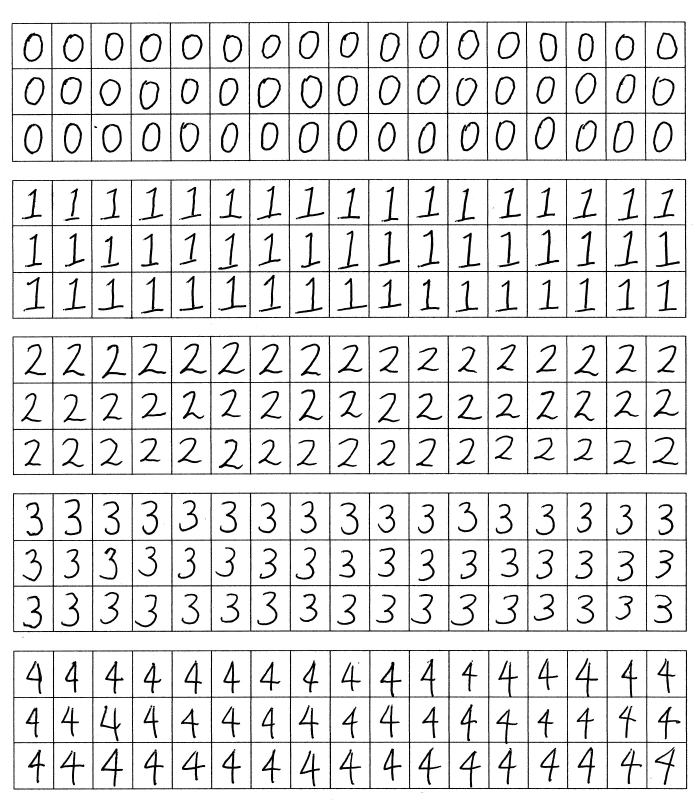
#> input picture data/raw/1_1.jpg, 2098 x 2423 px (shown at 1/3 size); its folder holds 2 pictures in this run
$ python preprocessing.py data/raw data/raw/1_2.jpg
#> lines starting #> are read from the running program, lines starting #| are printed output that depends on the picture
### classes/DigitCustomConvolution.py
###############################################################################################################
#                                                                                                             #
#   This file contains the class DigitCustomConvolution which is used to parse the specimens of               #
#   handwritten digits                                                                                        #
#                                                                                                             #
###############################################################################################################

import cv2
from os import listdir
from os.path import isfile, join


def get_labels(file_name, labels_dict):
    """
    Static function that chooses labels from a dict and raises exception if filenames are invalid
    :param file_name:
    :param labels_dict:
    :return:
    """
    if "_" not in file_name:
        raise Exception(f"File name {file_name} found in folder path has an invalid name. Valid file name follow "
                        f"<identifier>_(1|2).<extension>, it's a 1 if has the samples from 0-4 and 2 if has the "
                        f"samples from  5-9")
    split_name = file_name.split("_")
    if len(split_name) < 2 or split_name[1].split(".")[0] not in ["1", "2"]:
        raise Exception(f"File name {file_name} found in folder path has an invalid name. Valid file name follow "
                        f"<identifier>_(1|2).<extension>, it's a 1 if has the samples from 0-4 and 2 if has the "
                        f"samples from  5-9")

    return labels_dict[split_name[1].split(".")[0]]


class DigitCustomConvolution:
    """
    This class is used to parse the digits into more usable images
    """

    def __init__(self):
        """
        Constructor that initializes the attributes of the class
        """
        self.layers = []
        self.current_batch = []
        self.exported_images = 0
        self.output_folder = ""

    def add(self, layer_fun):
        """
        Method that adds a layer to the layer stack
        :param layer_fun: function that receives an image
        """
        self.layers.append(layer_fun)

    def load_batch(self, folder_path, labels_dict):
        """
        Method that loads all the imagen within the folder path and adds their respective labels
        :param folder_path: path to the folder containing the images
        :param labels_dict: dictionary containing the labels
        """
#> called with folder_path = 'data/raw'
        file_names = [f for f in listdir(folder_path) if isfile(join(folder_path, f))]
        print(file_names)
        for file_name in file_names:
            file_path = join(folder_path, file_name)
            image = cv2.imread(file_path, cv2.IMREAD_GRAYSCALE)
#> image is the input picture: shape (2423, 2098); min 0, max 255, mean 229.3
            image = cv2.bitwise_not(image)
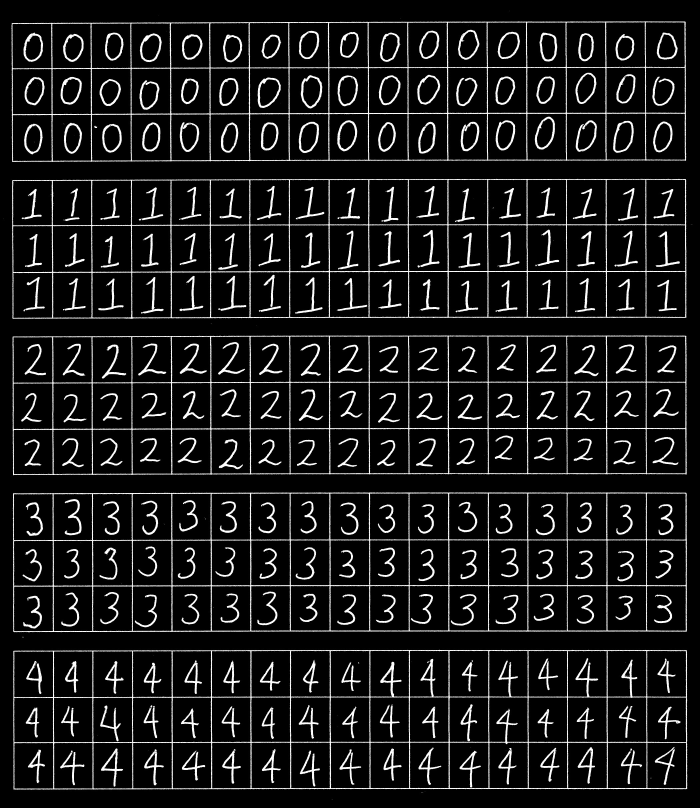
#> image: shape (2423, 2098) (shown at 1/3 size); min 0, max 255, mean 25.7
            labels = get_labels(file_name, labels_dict)
            self.current_batch.append((image, labels))
#> pass 2 of the loop in load_batch, `for file_name in file_names:`:
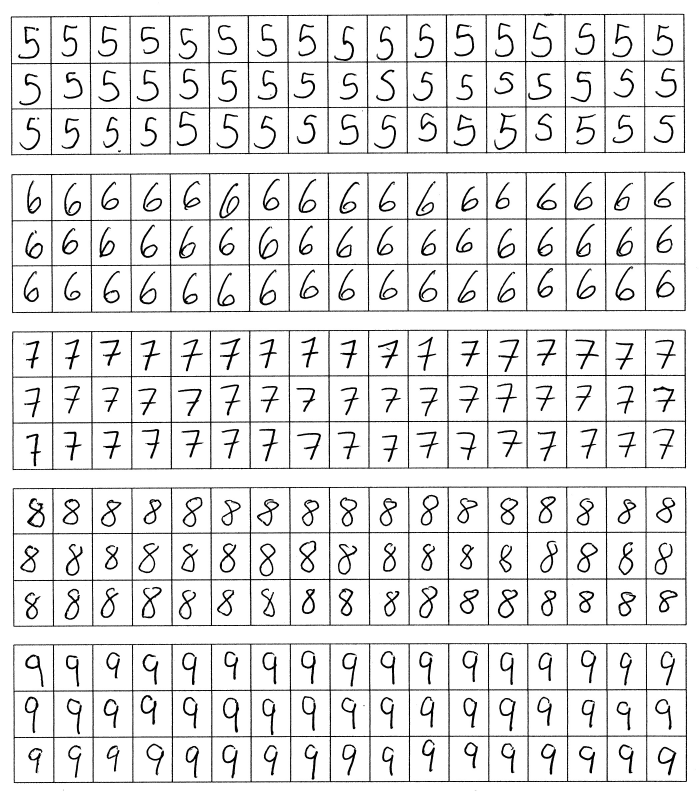
#> input picture data/raw/1_2.jpg, 2095 x 2404 px (shown at 1/3 size)
#> in load_batch, image is the input picture: shape (2404, 2095); min 0, max 255, mean 230
#> in load_batch, `image = cv2.bitwise_not(image)`:
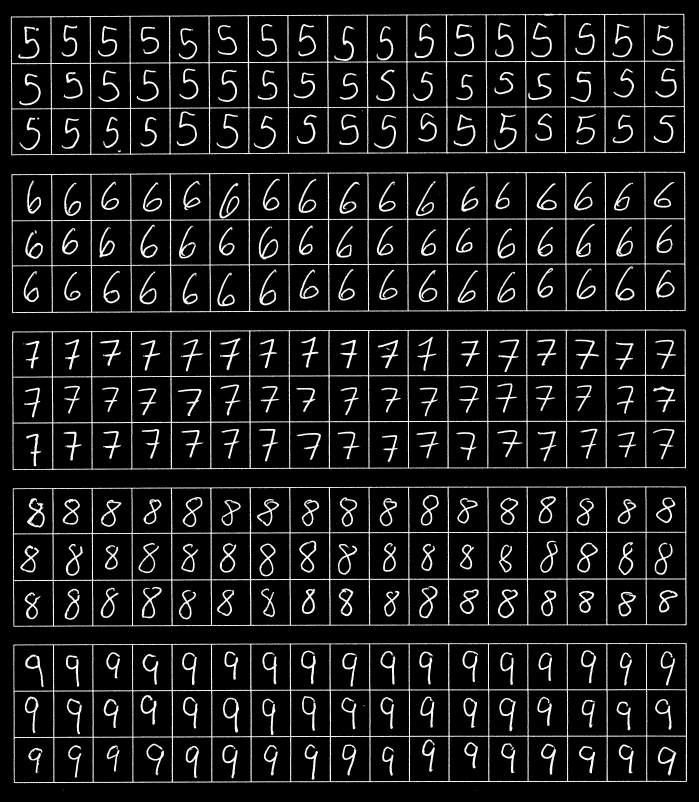
#> image: shape (2404, 2095) (shown at 1/3 size); min 0, max 255, mean 25

        print(f"Successfully loaded {len(file_names)} images to the current batch.")

    # [44 lines left out: functions recursive_save_image, save_batch, evaluate_batch_recursive, evaluate, not called in this run]

### custom_layers.py
###############################################################################################################
#                                                                                                             #
#   This file contains the custom layers that can be used in the DigitCustomConvolution class as layers       #
#                                                                                                             #
###############################################################################################################

import cv2
import math
import numpy as np


# [12 lines left out: function resize, not called in this run]


def discard_empty_space():
    """
    Function that returns the layer function that discards empty space at the edges of an image
    :return: layer function
    """

    # [6 lines left out: function discard_empty_space_inner, not called in this run]

    return discard_empty_space_inner


def erode_and_dilate(erosion_iter=2, dilation_iter=2, kernel_size=(2, 2)):
    """
    Function that returns the layer function that erodes an image and then dilates it to discard not desired spots
    :param kernel_size: size of the kernel used to erode and dilate
    :param erosion_iter: iteration count for the erosion operation
    :param dilation_iter:  iteration count for the dilation operation
    :return: layer function
    """

    # [7 lines left out: function erode_and_dilate_inner, not called in this run]

    return erode_and_dilate_inner


# [32 lines left out: functions erode, dilate, not called in this run]


def cut_frame(threshold_ratio=0.90):
    """
    Function that returns the layer function that cuts an image by its borders discard surrounding information
    :param threshold_ratio: percentage of cut to the image
    :return: layer function
    """

    # [37 lines left out: function cut_frame_inner, not called in this run]

    return cut_frame_inner


# [15 lines left out: function czoom_in, not called in this run]


def threshold_and_binary(threshold=150):
    """
    Function that returns the layer function that discards information under a given threshold and binaries the image
    :param threshold: threshold value used to discard information
    :return: layer function
    """

    def threshold_and_binary_inner(labeled_image):
        image, labels = labeled_image
        return cv2.threshold(image, threshold, 255, cv2.THRESH_BINARY)[1], labels

    return threshold_and_binary_inner


def evenly_separate_image(horizontal_slices, vertical_slices):
    """
    Function that returns the layer function that divides the image evenly within the given horizontal and vertical stripes
    :param horizontal_slices: number of desired horizontal slices
    :param vertical_slices: number of desired vertical slices
    :return: layer function
    """

    # [30 lines left out: function evenly_separate_image_inner, not called in this run]

    return evenly_separate_image_inner


# [8 lines left out: function morphology_close_layer, not called in this run]

### preprocessing.py
import sys

import custom_layers
from classes.DigitCustomConvolution import DigitCustomConvolution


def extract_each_digit(source_path, target_path):
    """
    Procedure that inits a DigitCustomConvolution object and adds needed layers to parse the dataset and saves it
    :param source_path: folder where the dataset is located
    :param target_path: folder to save the parsed dataset
    """
    convolution_model = DigitCustomConvolution()

    convolution_model.load_batch(source_path, {"1": list(range(5)), "2": list(range(5, 10))})

    convolution_model.add(custom_layers.threshold_and_binary(30))
    convolution_model.add(custom_layers.erode_and_dilate())
    convolution_model.add(custom_layers.discard_empty_space())
    convolution_model.add(custom_layers.evenly_separate_image(1, 5))
    convolution_model.add(custom_layers.discard_empty_space())
    convolution_model.add(custom_layers.evenly_separate_image(17, 3))
    convolution_model.add(custom_layers.discard_empty_space())
    convolution_model.add(custom_layers.cut_frame(0.7))
#> (the run stopped early here; a loop or call above may not have finished)
